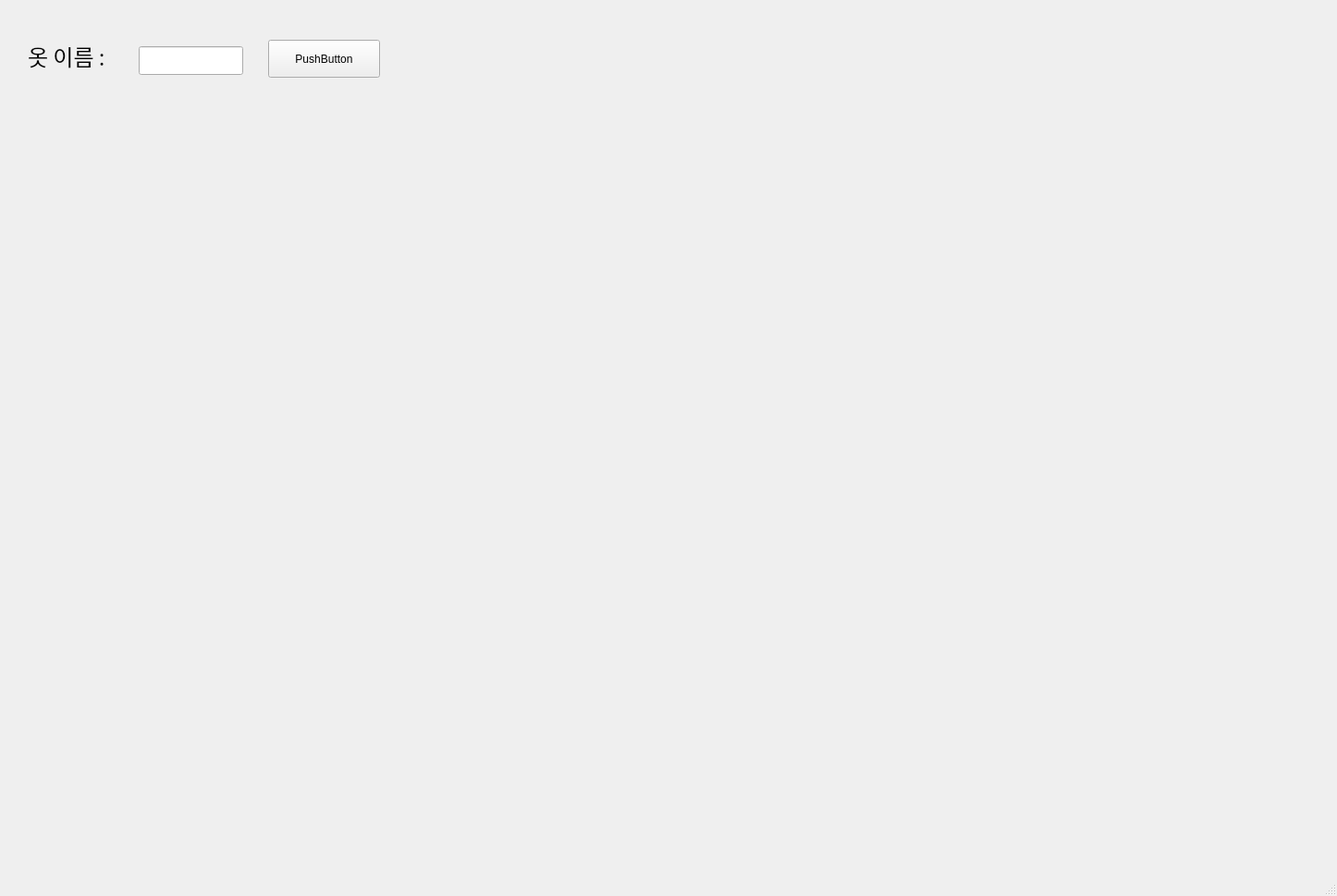
<?xml version="1.0" encoding="UTF-8"?>
<ui version="4.0">
 <class>MainWindow</class>
 <widget class="QMainWindow" name="MainWindow">
  <property name="geometry">
   <rect>
    <x>0</x>
    <y>0</y>
    <width>1446</width>
    <height>969</height>
   </rect>
  </property>
  <property name="windowTitle">
   <string>MainWindow</string>
  </property>
  <widget class="QWidget" name="centralwidget">
   <widget class="QLabel" name="label">
    <property name="geometry">
     <rect>
      <x>30</x>
      <y>40</y>
      <width>111</width>
      <height>41</height>
     </rect>
    </property>
    <property name="font">
     <font>
      <family>맑은 고딕</family>
      <pointsize>18</pointsize>
      <weight>50</weight>
      <bold>false</bold>
     </font>
    </property>
				<property name="text">
     <string>옷 이름 :</string>
    </property>
   </widget>
   <widget class="QLineEdit" name="lineEdit_third_clothname">
    <property name="geometry">
     <rect>
      <x>150</x>
      <y>50</y>
      <width>113</width>
      <height>31</height>
     </rect>
    </property>
   </widget>
   <widget class="QPushButton" name="pushButton">
    <property name="geometry">
     <rect>
      <x>290</x>
      <y>43</y>
      <width>121</width>
      <height>41</height>
     </rect>
    </property>
	<property name="text">
     <string>PushButton</string>
    </property>
   </widget>
   <widget class="QLabel" name="label_prices">
    <property name="geometry">
     <rect>
      <x>20</x>
      <y>160</y>
      <width>81</width>
      <height>31</height>
     </rect>
    </property>
    <property name="font">
     <font>
      <family>굴림</family>
      <pointsize>16</pointsize>
     </font>
    </property>
    <property name="text">
     <string/>
    </property>
				    <property name="text">
     <string/>
    </property>
   </widget>
   <widget class="QLabel" name="label_average_min">
    <property name="geometry">
     <rect>
      <x>30</x>
      <y>410</y>
      <width>271</width>
      <height>61</height>
     </rect>
    </property>
    <property name="font">
     <font>
      <family>굴림</family>
      <pointsize>16</pointsize>
     </font>
    </property>
    <property name="text">
     <string/>
    </property>
    <property name="alignment">
     <set>Qt::AlignLeading|Qt::AlignLeft|Qt::AlignTop</set>
    </property>
   </widget>
   <widget class="QLabel" name="label_empty">
    <property name="geometry">
     <rect>
      <x>20</x>
      <y>115</y>
      <width>421</width>
      <height>41</height>
     </rect>
    </property>
    <property name="font">
     <font>
      <family>굴림</family>
      <pointsize>16</pointsize>
     </font>
    </property>
    <property name="text">
     <string/>
    </property>
   </widget>
   <widget class="QLabel" name="label_6">
    <property name="geometry">
     <rect>
      <x>130</x>
      <y>160</y>
      <width>301</width>
      <height>221</height>
     </rect>
    </property>
    <property name="font">
     <font>
      <family>굴림</family>
      <pointsize>16</pointsize>
     </font>
    </property>
    <property name="text">
     <string/>
    </property>
    <property name="alignment">
     <set>Qt::AlignLeading|Qt::AlignLeft|Qt::AlignTop</set>
    </property>
   </widget>
   <widget class="QLabel" name="label_averageprice">
    <property name="geometry">
     <rect>
      <x>30</x>
      <y>500</y>
      <width>271</width>
      <height>71</height>
     </rect>
    </property>
    <property name="font">
     <font>
      <family>굴림</family>
      <pointsize>16</pointsize>
     </font>
    </property>
    <property name="text">
     <string/>
    </property>
    <property name="alignment">
     <set>Qt::AlignLeading|Qt::AlignLeft|Qt::AlignTop</set>
    </property>
   </widget>
   <widget class="QLabel" name="label_recommend_color">
    <property name="geometry">
     <rect>
      <x>30</x>
      <y>680</y>
      <width>621</width>
      <height>181</height>
     </rect>
    </property>
    <property name="font">
     <font>
      <family>Agency FB</family>
      <pointsize>16</pointsize>
     </font>
    </property>
    <property name="text">
     <string/>
    </property>
   </widget>
   <widget class="QLabel" name="label_price_reference">
    <property name="geometry">
     <rect>
      <x>800</x>
      <y>80</y>
      <width>551</width>
      <height>561</height>
     </rect>
    </property>
    <property name="text">
     <string/>
    </property>
   </widget>
  </widget>
  <widget class="QMenuBar" name="menubar">
   <property name="geometry">
    <rect>
     <x>0</x>
     <y>0</y>
     <width>1446</width>
     <height>21</height>
    </rect>
   </property>
  </widget>
  <widget class="QStatusBar" name="statusbar"/>
 </widget>
 <resources/>
 <connections/>
</ui>
